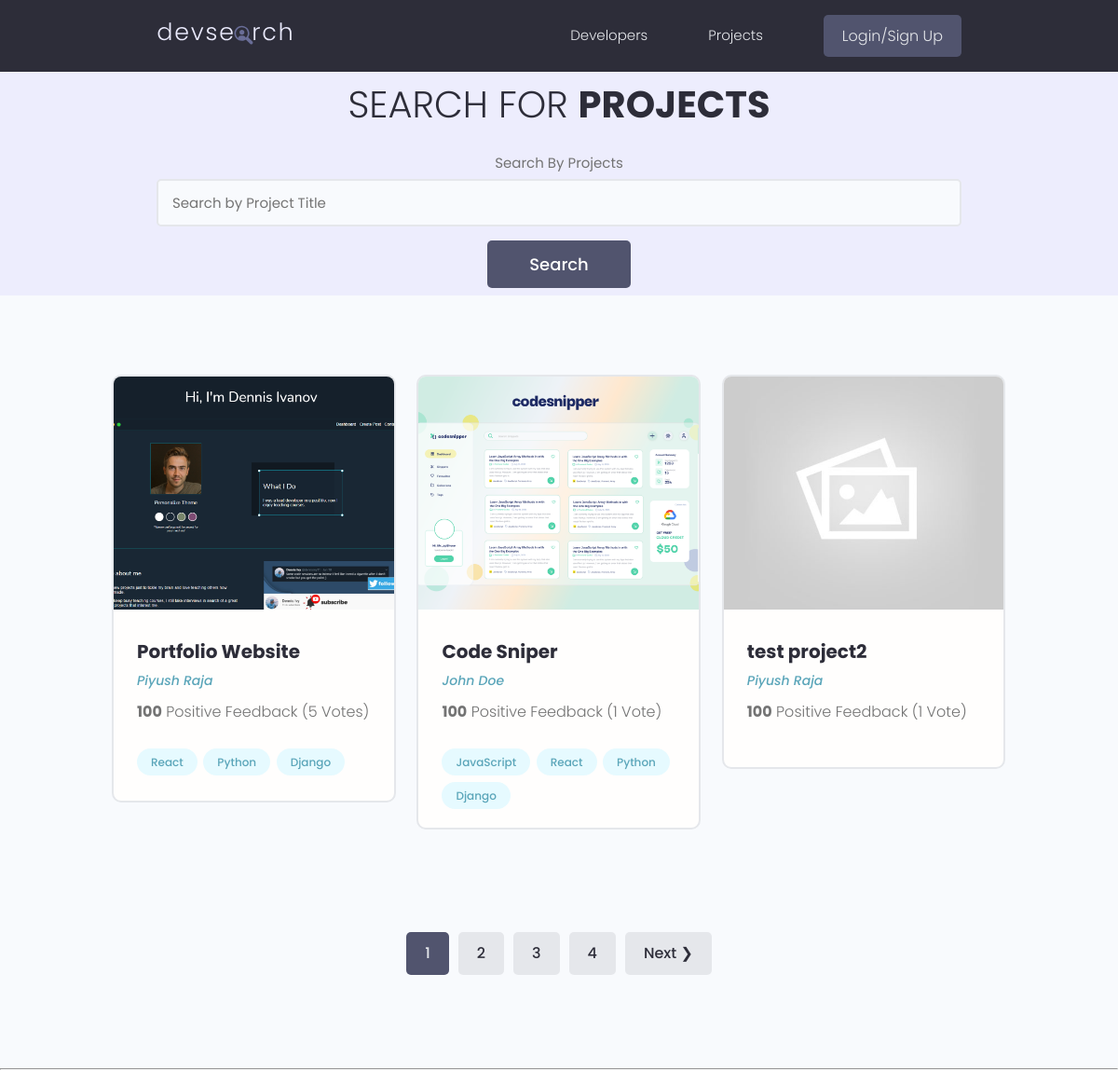
/projects/, run on the app's committed database.
### projects/models.py (models this page shows, shortened)
class Project(models.Model) :
    owner=models.ForeignKey(Profile, null=True,blank=True, on_delete=models.SET_NULL)
    title= models.CharField(max_length=200)
    description=models.TextField(null=True, blank=True)
    featured_image=models.ImageField(null=True, blank=True,default="default.jpg")
    demo_link = models.CharField(max_length=2000, null=True,blank=True)
    source_link = models.CharField(max_length=2000,null=True,blank=True)
    tags=models.ManyToManyField('Tag', blank=True)
    vote_total=models.IntegerField(default=0,null=True,blank=True)
    vote_ratio=models.IntegerField(default=0,null=True,blank=True)
    created=models.DateTimeField(auto_now_add=True)
    id=models.UUIDField(default=uuid.uuid4,unique=True, primary_key=True,editable=False)
    class Meta :
        ordering = ['-vote_ratio','-vote_total','title'] # will give oldest first

class Tag(models.Model) :
    name=models.CharField(max_length=300)
    created=models.DateTimeField(auto_now_add=True)
    id=models.UUIDField(default=uuid.uuid4,unique=True, primary_key=True,editable=False)
    def __str__(self):
        return self.name

### users/models.py (models this page shows, shortened)
class Profile(models.Model) :
    user = models.OneToOneField(User, on_delete=models.CASCADE,null=True,blank=True)
    name=models.CharField(max_length=200,blank=True,null=True)
    email=models.EmailField(max_length=500, blank=True,null=True)
    username=models.CharField(max_length=200,blank=True,null=True)
    location=models.CharField(max_length=200,blank=True,null=True)
    short_intro=models.CharField(max_length=200,blank=True,null=True)
    bio = models.TextField(blank=True,null=True )
    profile_image=models.ImageField(null=True,blank=True,upload_to='profiles/',default="profiles/user-default.png")
    social_github=models.CharField(max_length=200,blank=True,null=True)
    social_twitter=models.CharField(max_length=200,blank=True,null=True)
    social_linkedin=models.CharField(max_length=200,blank=True,null=True)
    social_youtube=models.CharField(max_length=200,blank=True,null=True)
    social_website=models.CharField(max_length=200,blank=True,null=True)
    created=models.DateTimeField(auto_now_add=True)
    id=models.UUIDField(default=uuid.uuid4,unique=True,primary_key=True,editable=False)

### projects/views.py (the view)
# urls.py: path('projects/', views.getProjects),
def projects(request) :
    projects, search_query =searchProjects(request)
    custom_range,projects =paginateProjects(request,projects,3)
    msg= 'Hello you are on the projects page'
    number=10
    context ={'projects' : projects, 'search_query' :search_query, 'custom_range':custom_range}
    return render(request,'projects/projects.html',context)

### projects/utils.py (called while the page is built)
def searchProjects(request) :
    search_query=''
    if request.GET.get('search_query') :
        search_query=request.GET.get('search_query')
    tags=Tag.objects.filter(name__icontains=search_query)
    projects =Project.objects.distinct().filter(
            Q(title__icontains=search_query) |
            Q(description__icontains=search_query) |
            Q(owner__name__icontains=search_query) |
            Q(tags__in=tags)
            )
    return projects,search_query

def paginateProjects(request, projects, results) :
    page=request.GET.get('page')
    paginator = Paginator(projects, results)
    try :
        projects = paginator.page(page)
    except PageNotAnInteger :
        page=1
        projects = paginator.page(page)
    except EmptyPage :
        page = paginator.num_pages
        projects = paginator.page(page)
    leftIndex = int(page) - 4
    if leftIndex < 1 :
        leftIndex=1
    rightIndex = int(page)+5
    if rightIndex>paginator.num_pages :
        rightIndex = paginator.num_pages
    custom_range=range(leftIndex,rightIndex)
    return custom_range,projects

### projects/templates/projects/projects.html (shortened to what this page needs)
{% extends 'main.html' %}
{% block content %}
<main class="projects">
    <section class="hero-section text-center">
      <div class="container container--narrow">
        <div class="hero-section__box">
          <h2>Search for <span>Projects</span></h2>
        </div>
        <div class="hero-section__search">
          <form class="searchForm" action="{% url 'projects' %}" method="get">
            <div class="form__field">
              <label for="formInput#search">Search By Projects </label>
              <input class="input input--text" id="formInput#search" type="text" name="search_query" value="{{search_query}}"
                placeholder="Search by Project Title" />
            </div>
            <input class="btn btn--sub btn--lg" type="submit" value="Search" />
          </form>
        </div>
      </div>
    </section>
    <section class="projectsList">
      <div class="container">
        <div class="grid grid--three">
            {% for project in projects %}
          <div class="column">
            <div class="card project">
              <a href="{% url 'project' project.id %}" class="project">
                <img class="project__thumbnail" src="{{ project.featured_image.url }}" alt="project thumbnail" />
                <div class="card__body">
                  <h3 class="project__title">{{project.title}}</h3>
                  <p><a class="project__author" href="{% url 'user-profile' project.owner.id %}">{{project.owner.name}}</a></p>
                  <p class="project--rating">
                    <span style="font-weight: bold;">{{project.vote_ratio}}</span> Positive
                    Feedback ({{project.vote_total}} Vote{{project.vote_total|pluralize:"s"}})
                  </p>
                  <div class="project__tags">
                    {% for tag in project.tags.all %}
                    <span class="tag tag--pill tag--main">
                      <small>{{tag}}</small>
                    </span>
                    {% endfor %}
                  </div>
                </div>
              </a>
            </div>
          </div>
          {% endfor %}
    </section>
    {% include 'pagination.html' with queryset=projects custom_range=custom_range search_query=search_query %}
  </main>
{% endblock content %}

### static/styles/app.css (style rules this page uses)
:root { --color-sub: #2d2d39; }
.btn--sub { background-color: var(--color-sub-light); }
.card { border: 2px solid var(--color-light); }
img { width: 100%; }
.hero-section { height: 40vh; display: flex; align-items: center; background-color: var(--color-sub); }
.hero-section__box { margin-bottom: 4rem; }
.hero-section__box > h2, .hero-section__box > h2 > span { font-size: 4rem; color: var(--color-light); line-height: 1.3; text-transform: uppercase; }
.hero-section__box > h2 { font-weight: 300; }
.hero-section__box > h2 > span { font-weight: 700; }
.project__author { font-size: 1.4rem; font-style: italic; }
.project--rating { margin-bottom: 1.6em; margin-top: .5em; }
.projects > .hero-section { background: var(--color-sub-lighter); height: 30vh; }
.projects .hero-section__box { margin-bottom: 2.5rem; }
.projects .hero-section__box > h2 { color: var(--color-sub); }
.projects .hero-section__box > h2 > span { font-weight: 700; color: var(--color-sub); }
.projectsList { margin-top: 8rem; }
.project__thumbnail { height: 25rem; object-fit: cover; object-position: top center; }
.project__title { font-size: 2rem; font-weight: 700; color: var(--color-sub); }

### static/uikit/styles/modules/_variables.css (style rules this page uses)
:root { --color-main: #5aa5b9; --color-main-light: #e6faff; --color-sub: #3f4156; --color-sub-light: #51546e; --color-sub-lighter: #ededfd; --color-text: #737373; --color-gray: #8b8b8b; --color-light: #e5e7eb; --color-light-gray: #767676; --color-bg: #f8fafd; --color-white: #fffefd; --color-white-light: #f3f3f3; --color-success: #359e64; --color-success-bg: #def8e8; --color-error: #fc4b0b; --color-error-bg: #fff2ee; --font-base: 'Poppins', arial, helvetica, 'Segoe UI', roboto, ubuntu, sans-serif; --font-monospace: 'Fira Code', 'Courier New', courier, monospace; --font-regular: 300; --font-medium: 500; --font-bold: 700; --generic-shadow: 1px 1px 5px #00000010; --generic-transition: all 0.3s ease-in-out; }

### static/uikit/styles/modules/_base.css (style rules this page uses)
* { margin: 0; padding: 0; box-sizing: border-box; text-rendering: optimizeLegibility; color: inherit; font-size: inherit; }
html { font-size: 50%; }
@media only screen and (min-width: 480px) { html { font-size: 56.25%; } }
@media only screen and (min-width: 1200px) { html { font-size: 62.5%; } }
body { line-height: 1.6; font-weight: 400; font-size: 1.5rem; color: var(--color-text); background-color: var(--color-bg); min-height: 100vh; }

### static/uikit/styles/modules/_typography.css (style rules this page uses)
* { font-family: var(--font-base); }
h2 { font-size: 3.6rem; font-weight: var(--font-bold); }
h3 { font-size: 3.2rem; font-weight: var(--font-medium); }
p, span, strong { font-size: 1.6rem; color: var(--color-text); font-weight: var(--font-regular); }
a { padding-bottom: 2px; text-decoration: none; display: inline-block; color: var(--color-main); font-weight: var(--font-medium); }

### static/uikit/styles/modules/_utilities.css (style rules this page uses)
.container { width: 92%; max-width: 165rem; margin: 0 auto; box-sizing: border-box; }
.container--narrow { width: 92%; max-width: 120rem; }
@media screen and (min-width: 1000px) { .container { width: 90%; } }
@media screen and (min-width: 1000px) { .container--narrow { width: 85%; } }
@media screen and (min-width: 1200px) { .container { width: 80%; } }
@media screen and (min-width: 1200px) { .container--narrow { width: 72%; } }
.text-center { text-align: center; }

### static/uikit/styles/modules/_button.css (style rules this page uses)
.btn { display: inline-block; position: relative; cursor: pointer; background-color: var(--color-light); font-weight: var(--font-medium); color: var(--color-sub); text-decoration: none; padding: 1rem 2rem; border-radius: 0.5rem; border: none; width: -webkit-fit-content; width: -moz-fit-content; width: fit-content; height: -webkit-fit-content; height: -moz-fit-content; height: fit-content; font-size: 1.6rem; outline-width: 0; outline-color: transparent; -webkit-backface-visibility: hidden; backface-visibility: hidden; transition: all 0.3s ease-in-out; }
.btn--sub { background-color: var(--color-sub); color: var(--color-white); }
.btn--lg { font-size: 1.8rem; padding: 1.2rem 4.5rem; }

### static/uikit/styles/modules/_card.css (style rules this page uses)
.card { border-radius: 1rem; background-color: var(--color-white); border: 1.5px solid var(--color-light); width: auto; height: auto; margin-top: 0.5rem; margin-bottom: 0.5rem; overflow: hidden; }
.card__body, .card__header { padding: 2rem 2.5rem; }

### data on the page
Project: featured_image (picture), title "Portfolio Website", owner.name "Piyush Raja", vote_ratio "100", vote_total "5"
Tag: name "React"
Tag: name "Python"
Tag: name "Django"
Project: featured_image (picture), title "Code Sniper", owner.name "John Doe", vote_ratio "100", vote_total "1"
Tag: name "JavaScript"
Project: featured_image (placeholder picture), title "test project2", owner.name "Piyush Raja", vote_ratio "100", vote_total "1"

### other printed values
{{ page }} "1"
{{ page }} "2" "3" "4"
